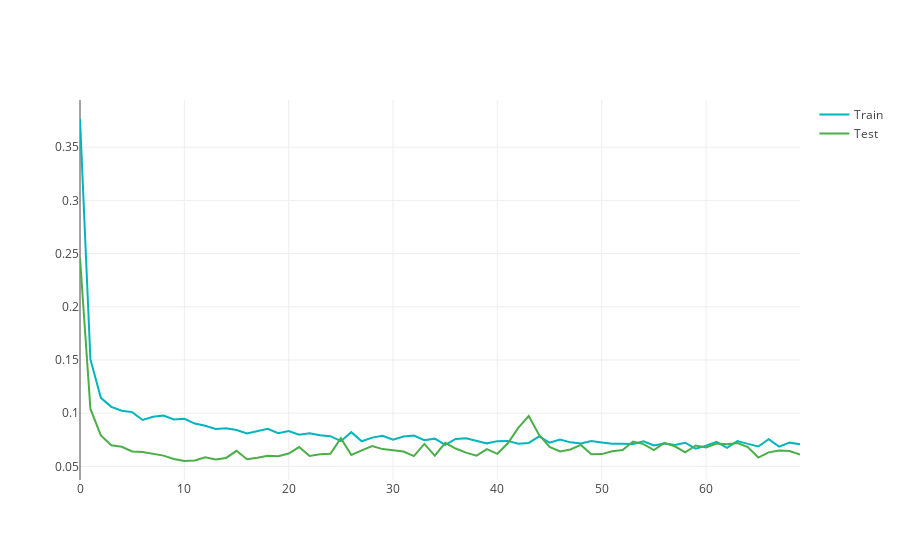

Write notebook code for a chart like this one.
### Markdown cell above
Finally, we keep track of both the training and test loss during training by setting the validation_data argument in the fit() function. At the end of the run both the training and test loss are plotted.

### Code cell
# Create train, test loss plot
trace1 = go.Scatter(y=history.history['loss'], name='Train', marker=dict(color='#00b5bd'))
trace2 = go.Scatter(y=history.history['val_loss'], name='Test', marker=dict(color='#4BAF49'))
data = [trace1, trace2]
iplot(data)
